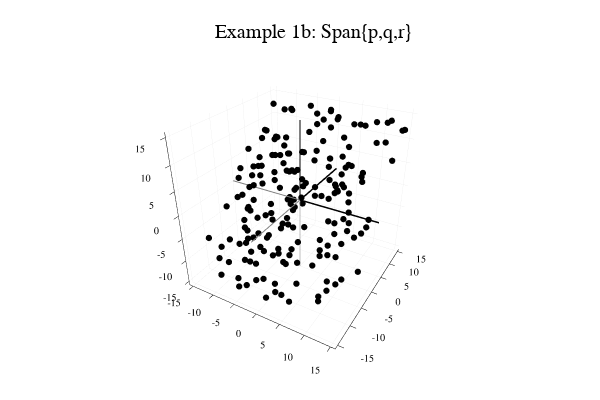

This figure's notebook cell:
### Markdown cell above
## Example 1b.  Plot many possible linear combinations using three vectors in $\mathbb{R}^3$

Here, random integer weights ($a_1,a_2$ and $a_3$) between -10 and 10 for the three vectors are chosen.  To simplify the picture, we only plot the final endpoint of each linear combination.

### Code cell
# Example 1b
using Plots
plotly()
NumberOfPoints=200;

a1=rand(-10:10); a2=rand(-10:10); a3=rand(-10:10);
P=p*a1; Q=q*a2; R=r*a3;

while abs(P[1]+Q[1]+R[1])>15 || abs(P[2]+Q[2]+R[2])>15 || abs(P[3]+Q[3]+R[3])>15
    a1=rand(-10:10); a2=rand(-10:10); a3=rand(-10:10);
    P=p*a1; Q=q*a2; R=r*a3;
end

d=plot3d(title="Example 1b: Span{p,q,r}", legend=false, lims=[-15,15])
scatter!([P[1]+Q[1]+R[1], P[1]+Q[1]+R[1]],[P[2]+Q[2]+R[2],P[2]+Q[2]+R[2]],[P[3]+Q[3]+R[3],P[3]+Q[3]+R[3]], markercolor="black", markersize=1)

if NumberOfPoints>1
    for n = 2:NumberOfPoints
        a1=rand(-10:10); a2=rand(-10:10); a3=rand(-10:10);
        P=p*a1; Q=q*a2; R=r*a3;
        while abs(P[1]+Q[1]+R[1])>15 || abs(P[2]+Q[2]+R[2])>15 || abs(P[3]+Q[3]+R[3])>15
            a1=rand(-10:10); a2=rand(-10:10); a3=rand(-10:10);
            P=p*a1; Q=q*a2; R=r*a3; 
        end
        scatter!([P[1]+Q[1]+R[1], P[1]+Q[1]+R[1]],[P[2]+Q[2]+R[2],P[2]+Q[2]+R[2]],[P[3]+Q[3]+R[3],P[3]+Q[3]+R[3]], markercolor="black", markersize=1)
    end
end

plot3d!([0,0],[0,0],[0,20], label="+z", linecolor="black", linewidth=2,lims=[-15,15])
plot3d!([0,0],[0,0],[0,-20],  label="-z", linecolor="gray", linewidth=1,lims=[-15,15])
plot3d!([0,0],[0,20],[0,0],  label="+y", linecolor="black", linewidth=3,lims=[-15,15])
plot3d!([0,0],[0,-20],[0,0],  label="-y", linecolor="gray", linewidth=2,lims=[-15,15])
plot3d!([0,20],[0,0],[0,0],  label="+x", linecolor="black", linewidth=3,lims=[-15,15])
plot3d!([0,-20],[0,0],[0,0],  label="-x", linecolor="gray", linewidth=2,lims=[-15,15])

display(d)
